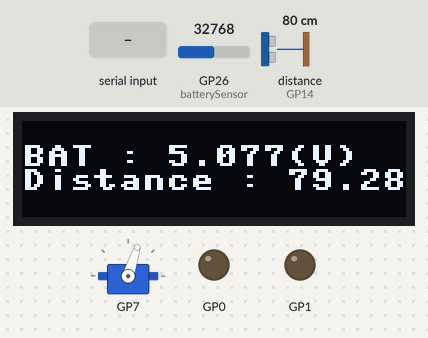
Recording of a program running on a simulated Raspberry Pi Pico running MicroPython. Parts: servo, 128×32 one-colour display, output pins drawn as LEDs (lit = HIGH). The inputs (shaded band) are chosen by the test bench; at power-on: GP26 (batterySensor) = 32768, distance to the obstacle (sensor on GP14) 80 cm (analog values on the 0–65535 scale). The echo pulse lasts 58.3 µs per cm; servo angles are drawn from the pulse width (0.5 ms = 0°, 2.5 ms = 180°); threads take turns every 2 ms; library files of the repository ran but are not shown: ssd1306.py; pins used as bus, display or sensor lines are not drawn; what the program prints to the serial console is not drawn.

Above: at 1.2 s.
1.3 s: "w\n" received over the second serial link
At 1.9 s:
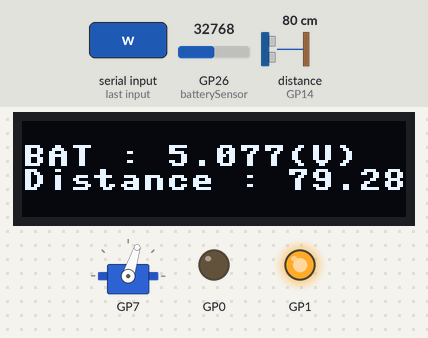
2.8 s: "q\n" received over the second serial link
At 3.2 s:
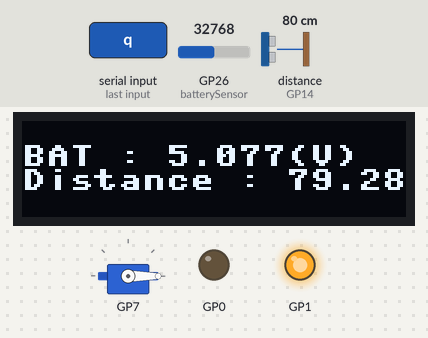
6.9 s: "e\n" received over the second serial link
At 7.6 s:
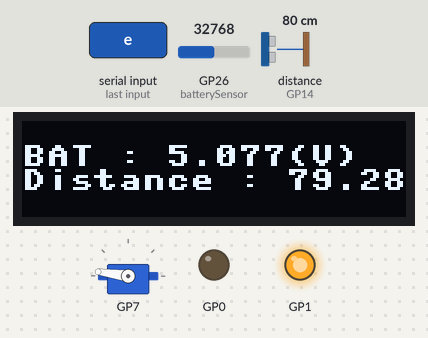
8.4 s: "x\n" received over the second serial link
At 8.7 s:
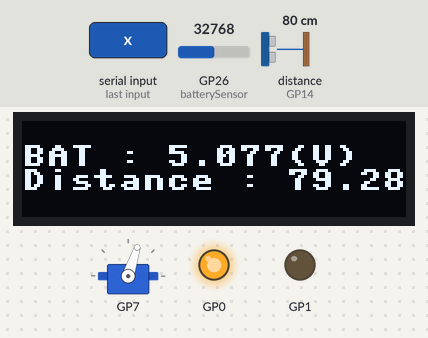
9.9 s: "z\n" received over the second serial link
At 11.0 s:
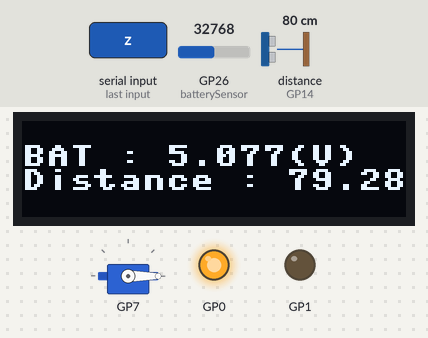
11.4 s: "c\n" received over the second serial link
At 12.2 s:
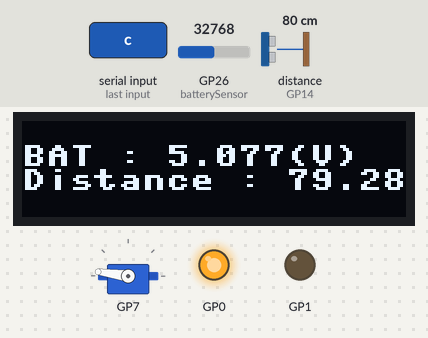
Timing chart, 0 to 13.9 s (numbered marks = the images above; inputs shaded):
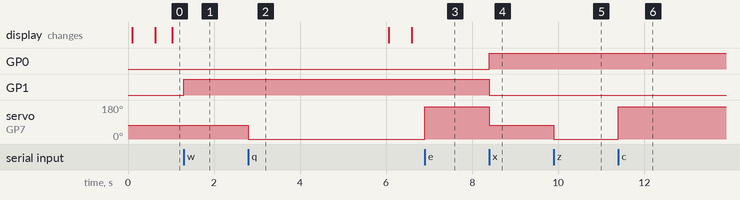

The program:

main.py
```python
from DCmotor_class import DCMotor
from servo_steering_class import SteeringMotor
from rc_car_class import RCCar
from machine import UART,Pin,ADC,Timer
from OLED_class import OLED2
from ultrasonic_class import UltraSonicSensor
import _thread, time
uart1=UART(0,9600,bits=8,parity=None,stop=1,tx=Pin(16),rx=Pin(17))
dcMotor=DCMotor(1,0)
steeringMotor=SteeringMotor(7)
rcCar=RCCar(dcMotor,steeringMotor)
rcCar.stop()
batterySensor=ADC(26)
tim = Timer()
def tick(timer):
    batteryValue=batterySensor.read_u16()
    batteryVoltage=batteryValue/65536*3.3
    batteryVoltage=batteryVoltage*3.077
    print(f'BAT : {batteryVoltage:.3f}(V)')                # 배터리 전압 출력
    OLED2.oled_print(1,f'BAT : {batteryVoltage:.3f}(V)')   # OLED 1번째 줄에 출력
tim.init(freq=1, mode=Timer.PERIODIC, callback=tick)
OLED2.begin()
ultraSonicSensor=UltraSonicSensor()
def t1():
    while True:
        distance_cm=ultraSonicSensor.getDistance()
        print(f'Distance : {distance_cm}(cm)')                # 초음파 센서값 출력
        OLED2.oled_print(2,f'Distance : {distance_cm}(cm)')   # OLED 2번째 줄에 출력
        # 터미널에 초음파 센서값 출력
        txData=f'Distance : {distance_cm:.1f}(cm)\n\r'.encode()   # 거리 값을 소수점 첫째 자리까지 바이트 형태로 인코딩
        uart1.write(txData)
        time.sleep_ms(500)
_thread.start_new_thread(t1, ())
while True:
    if uart1.any()>0:
        cmd=uart1.read()
        cmd=cmd.decode()[0]
        print(cmd)
        if cmd=='w': rcCar.goForward()
        elif cmd=='q': rcCar.goForwardLeft()
        elif cmd=='e': rcCar.goForwardRight()
        elif cmd=='s': rcCar.stop()
        elif cmd=='x': rcCar.goBackward()
        elif cmd=='z': rcCar.goBackwardLeft()
        elif cmd=='c': rcCar.goBackwardRight()
```

DCmotor_class.py
```python
from machine import Pin

class DCMotor:
    def __init__(self, C1, C2):
        self.C1=Pin(C1,Pin.OUT)
        self.C2=Pin(C2,Pin.OUT)
    def rotateForward(self):
        self.C1.value(1)
        self.C2.value(0)
    def rotateBackward(self):
        self.C1.value(0)
        self.C2.value(1)
    def stop(self):
        self.C1.value(0)
        self.C2.value(0)

if __name__=='__main__':
    import time
    dcMotor=DCMotor(1,0)
    dcMotor.rotateForward()
    time.sleep(3)
    dcMotor.stop()
    time.sleep(3)
    dcMotor.rotateBackward()
    time.sleep(3)
    dcMotor.stop()
```

servo_steering_class.py
```python
from servo_class import ServoMotor

class SteeringMotor(ServoMotor):
    def __init__(self,pwm):
        super().__init__(pwm)
    def turnLeft(self):
        self.setAngle(0)
    def turnForward(self):
        self.setAngle(int(90*0.85))
    def turnRight(self):
        self.setAngle(180)

if __name__=='__main__':
    steeringMotor=SteeringMotor(7)
    while True:
        cmd = input('left:l, middle:m, right:r >> ')
        if cmd=='l':
            steeringMotor.turnLeft()
        elif cmd=='m':
            steeringMotor.turnForward()
        elif cmd=='r':
            steeringMotor.turnRight()

    
```

rc_car_class.py
```python
from DCmotor_class import DCMotor
from servo_steering_class import SteeringMotor
import time

class RCCar:
    def __init__(self, dcMotor, steeringMotor):
        self.dcMotor=dcMotor
        self.steeringMotor=steeringMotor

    def goForward(self):
        self.dcMotor.rotateForward()
        self.steeringMotor.turnForward()
    def goForwardLeft(self):
        self.dcMotor.rotateForward()
        self.steeringMotor.turnLeft()
    def goForwardRight(self):
        self.dcMotor.rotateForward()
        self.steeringMotor.turnRight()
    def goBackward(self):
        self.dcMotor.rotateBackward()
        self.steeringMotor.turnForward()
    def goBackwardLeft(self):
        self.dcMotor.rotateBackward()
        self.steeringMotor.turnLeft()
    def goBackwardRight(self):
        self.dcMotor.rotateBackward()
        self.steeringMotor.turnRight()
    def stop(self):
        self.dcMotor.stop()
        self.steeringMotor.turnForward()

if __name__=='__main__':

    dcMotor=DCMotor(1,0)
    steeringMotor=SteeringMotor(7)

    rcCar=RCCar(dcMotor,steeringMotor)

    rcCar.goForward()
    time.sleep(3)

    rcCar.goForwardLeft()
    time.sleep(3)

    rcCar.goForwardRight()
    time.sleep(3)

    rcCar.stop()
    time.sleep(3)

    rcCar.goBackward()
    time.sleep(3)

    rcCar.goBackwardLeft()
    time.sleep(3)

    rcCar.goBackwardRight()
    time.sleep(3)

    rcCar.stop()
```

OLED_class.py
```python
from ssd1306 import SSD1306_I2C
from machine import Pin, I2C

class OLED:
    @classmethod
    def begin(cls):
        i2c = I2C(0, scl=Pin(21), sda=Pin(20), freq=200000)
        cls.display = SSD1306_I2C(128, 32, i2c)
        cls.display.fill(0)
        cls.display.show()
    @classmethod
    def oled_print(cls,msg,msg2=None,msg3=None,msg4=None):
        cls.display.fill(0)
        cls.display.text(msg,0,0,1)
        msg2 and cls.display.text(msg2,0,8,1)
        msg3 and cls.display.text(msg3,0,16,1)
        msg4 and cls.display.text(msg4,0,24,1)
        cls.display.show()

class OLED2:
    @classmethod
    def begin(cls):
        i2c = I2C(0, scl=Pin(21), sda=Pin(20), freq=200000)
        cls.display = SSD1306_I2C(128, 32, i2c)
        cls.display.fill(0)
        cls.display.show()
    @classmethod
    def oled_print(cls, row, msg):
        #지정된 줄 번호(row)에 메시지(msg)를 출력합니다.
        y = row * 8  # 줄 번호를 y 좌표로 변환 (8px 간격)
        cls.display.fill_rect(0, y, 128, 8, 0)  # 해당 줄만 초기화
        cls.display.text(msg, 0, y, 1)
        cls.display.show()

if __name__=='__main__':
    OLED2.begin()
    OLED2.oled_print(1, "Hello")
    OLED2.oled_print(2, "python")
```

ultrasonic_class.py
```python
from machine import Pin,time_pulse_us
import time

class UltraSonicSensor:
    SOUND_SPEED=340
    TRIG_PULSE_DURATION_US=10
    def __init__(self):
        self.trigPin=Pin(15,Pin.OUT)
        self.echoPin=Pin(14,Pin.IN)

    def trigger(self):
        self.trigPin.value(0)
        time.sleep_us(5)
        self.trigPin.value(1)
        time.sleep_us(self.TRIG_PULSE_DURATION_US)
        self.trigPin.value(0)

    def getDistance(self):
        self.trigger()
        ultrasonic_duration=time_pulse_us(self.echoPin,1,30000)
        distance_cm=self.SOUND_SPEED*ultrasonic_duration/20000
        return distance_cm

if __name__=='__main__':
    ultraSonicSensor=UltraSonicSensor()
    while True:
        distance_cm=ultraSonicSensor.getDistance()
        print(f'Distance : {distance_cm} cm')
        time.sleep_ms(500)
```

servo_class.py
```python
from machine import Pin,PWM
class ServoMotor:
    MIN_ANGLE = 1600                              # 서보모터가 0도일 때의 PWM 값
    MAX_ANGLE = 7900                              # 서보모터가 180도일 때의 PWM 값
    MID_ANGLE = (MIN_ANGLE + MAX_ANGLE) // 2      # 서보모터가 90도일 때의 PWM 값
    DEGREE_1 = (MAX_ANGLE - MIN_ANGLE) // 180     # 1도에 해당하는 PWM값 증가량 (7900-1600)//180=35

    def __init__(self,pwm):
        self.pwm=PWM(Pin(pwm))
        self.pwm.freq(50)                         # 서보모터는 50Hz PWM 신호를 사용

    def setDutyCycle(self,position):
        self.pwm.duty_u16(position)

    def setAngle(self, angle):
        if 0<=int(angle)<=180:                    # 각도가 0 ~ 180 범위 내에 있는지 확인
            # 각도를 PWM 값으로 변환하여 듀티 사이클 설정
            self.setDutyCycle(self.MIN_ANGLE+self.DEGREE_1*angle)

if __name__=='__main__':
    import time
    servoMotor=ServoMotor(7)
    for i in range(3):
        for angle in range(0,180,1):
            servoMotor.setAngle(angle)
            time.sleep(0.01)
        for angle in range(180,00,-1):
            servoMotor.setAngle(angle)
            time.sleep(0.01)
    servoMotor.setAngle(90)
```

Measured:
- after the input at 1.3 s, GP1: LOW → HIGH at once
- after the input at 2.8 s, servo on GP7: 72° → 0° at once
- after the input at 6.9 s, servo on GP7: 0° → 172° at once
- after the input at 8.4 s, GP0: LOW → HIGH at once; GP1: HIGH → LOW at once; servo on GP7: 172° → 72° at once
- after the input at 9.9 s, servo on GP7: 72° → 0° at once
- after the input at 11.4 s, servo on GP7: 0° → 172° at once
